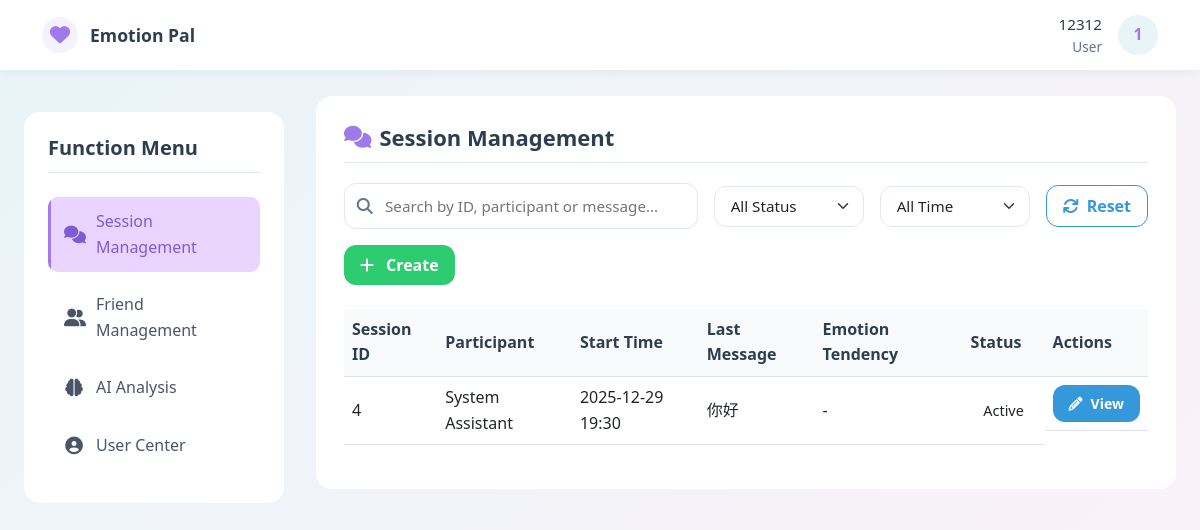
/session_management (signed in), run on an earlier commit of the app's database.
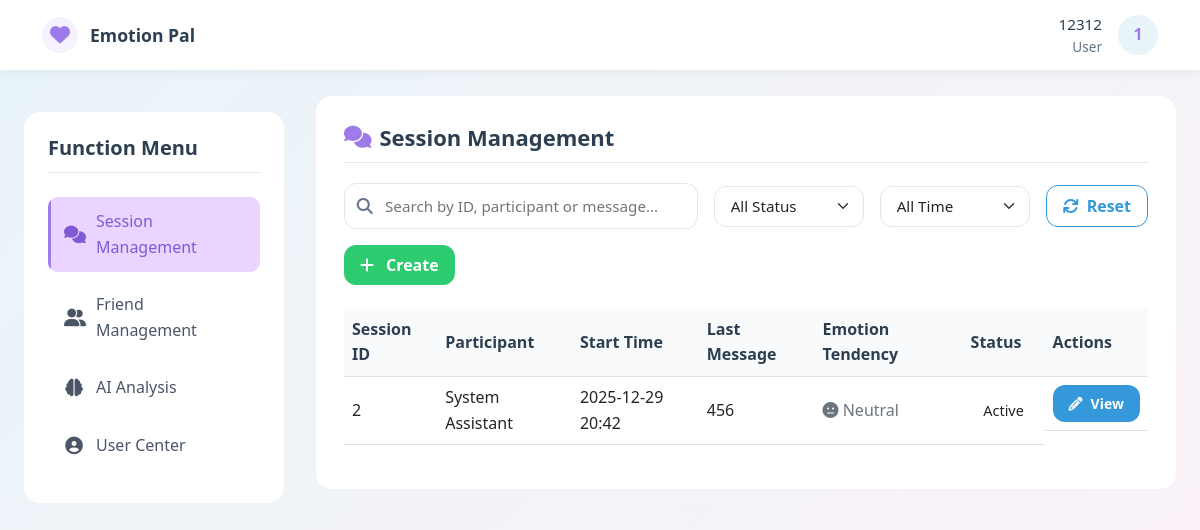
And on a later commit of the database.
### models.py (models this page shows, shortened)
class ChatSession(db.Model):
    __tablename__ = 'chat_sessions'
    id = db.Column(db.Integer, primary_key=True, autoincrement=True)
    user_id = db.Column(db.Integer, db.ForeignKey('users.id'), nullable=False, comment='发起会话的用户ID')
    agent_id = db.Column(db.Integer, db.ForeignKey('users.id'), nullable=True, comment='处理会话的客服ID')
    service_id = db.Column(db.Integer, db.ForeignKey('services.id'), nullable=True, comment='关联服务ID')
    appointment_id = db.Column(db.Integer, db.ForeignKey('appointments.id'), nullable=True, comment='关联预约ID')
    start_time = db.Column(db.DateTime, default=lambda: datetime.now(UTC), comment='会话开始时间')
    end_time = db.Column(db.DateTime, nullable=True, comment='会话结束时间')
    status = db.Column(db.String(20), default='active', comment='状态：active/closed/timeout')
    last_message_time = db.Column(db.DateTime, nullable=True, comment='最后消息时间')
    initiator = db.relationship('User', foreign_keys=[user_id], back_populates='initiated_chat_sessions')
    handler = db.relationship('User', foreign_keys=[agent_id], back_populates='handled_chat_sessions')
    service = db.relationship('Service', back_populates='chat_sessions', lazy=True)
    appointment = db.relationship('Appointment', back_populates='chat_session', lazy=True)
    messages = db.relationship('Message', backref='chat_session', lazy=True, cascade='all, delete-orphan')
    def __repr__(self) -> str:
        return f"<ChatSession(id={self.id}, user_id={self.user_id}, status='{self.status}')>"

class Message(db.Model):
    __tablename__ = 'messages'  # 复数表名
    id = db.Column(db.Integer, primary_key=True, autoincrement=True)
    session_id = db.Column(db.Integer, db.ForeignKey('chat_sessions.id'), nullable=False, comment='会话ID')
    sender_id = db.Column(db.Integer, db.ForeignKey('users.id'), nullable=False, comment='发送者ID')
    receiver_id = db.Column(db.Integer, db.ForeignKey('users.id'), nullable=True, comment='接收者ID')
    text = db.Column(db.Text, nullable=False, comment='消息内容')
    timestamp = db.Column(db.DateTime, default=lambda: datetime.now(UTC), comment='发送时间')
    sentiment = db.Column(db.Float, nullable=True, comment='情感分析得分（-1~1）')
    message_type = db.Column(db.String(10), default='text', comment='消息类型：text/image/file')
    is_read = db.Column(db.Boolean, default=False, comment='是否已读')
    file_url = db.Column(db.String(255), nullable=True, comment='文件/图片URL（非文本消息）')
    sender = db.relationship('User', foreign_keys=[sender_id], backref='sent_messages', lazy=True)
    receiver = db.relationship('User', foreign_keys=[receiver_id], backref='received_messages', lazy=True)

### routes.py (the view, shortened to what this page needs)
    @app.route('/session_management')
    def session_management():
        if 'user_id' not in session:
            return redirect(url_for('login'))
        role = session['role']
        user_id = session['user_id']
        if role == 'user':
            my_sessions = ChatSession.query.filter(
                db.or_(db.and_(ChatSession.user_id == user_id), db.and_(ChatSession.agent_id == user_id))).all()
            pending_sessions = []
            agents = []
        for sess in my_sessions + pending_sessions:
            last_msg = Message.query.filter_by(session_id=sess.id).order_by(Message.timestamp.desc()).first()
            sess.last_message = last_msg
            first_msg = Message.query.filter_by(session_id=sess.id).order_by(Message.timestamp).first()
            sess.first_message = first_msg
            all_msgs = Message.query.filter_by(session_id=sess.id).all()
            if all_msgs:
                sentiment_sum = sum(msg.sentiment for msg in all_msgs)
                sess.average_sentiment = sentiment_sum / len(all_msgs)
            else:
                sess.average_sentiment = 0
        friend_relations = FriendRelation.query.filter(
            db.or_(
                FriendRelation.user_id == user_id,
                FriendRelation.friend_id == user_id,
                FriendRelation.status == 'accepted'
            )
        ).all()
        relation_dicts = []
        for rel in friend_relations:
            rel_dict = {
                'id': rel.id,
                'user_id': rel.user_id,
                'friend_id': rel.friend_id,
                'status': rel.status,
                'user_name': rel.user.username,
                'friend_name': rel.friend.username
            }
            rel_dict['friend_id_target'] = rel.friend_id if rel.user_id == user_id else rel.user_id
            relation_dicts.append(rel_dict)
        print(pending_sessions)
        print(my_sessions)
        print(agents)
        print(relation_dicts)
        print(friend_relations)
        return render_template(
            'session_management.html',
            my_sessions=my_sessions,
            pending_sessions=pending_sessions,
            agents=agents,
            friends=friend_relations,  # 将关系列表转换为JSON字符串relation_dicts
        )

### models.py (called while the page is built)
    def __repr__(self):
        return f"<FriendRelation(id={self.id}, user_id={self.user_id}, friend_id={self.friend_id}, status='{self.status}')>"

### templates/session_management.html (shortened to what the changed rows need)
<!DOCTYPE html>
<html lang="en">
<head>
    <link href="https://cdn.jsdelivr.net/npm/bootstrap@5.3.0/dist/css/bootstrap.min.css" rel="stylesheet">
    <link rel="stylesheet" href="https://cdnjs.cloudflare.com/ajax/libs/font-awesome/6.4.0/css/all.min.css">
</head>
<body>
<div class="main-container">
    <div class="content-area">
        <div class="section-card">
            <h2><i class="fa fa-comments" aria-hidden="true"></i> Session Management</h2>
            <div id="sessionListContainer">
                <div class="table-responsive" id="sessionTableContainer">
                    <table class="table table-hover" id="sessionTable">
                        <thead>
                        <tr>
                            <th>Session ID</th>
                            <th>Participant</th>
                            <th>Start Time</th>
                            <th>Last Message</th>
                            <th>Emotion Tendency</th>
                            <th>Status</th>
                            <th>Actions</th>
                        </tr>
                        </thead>
                        <tbody id="sessionTableBody">
                        {% for sess in my_sessions %}
                        <tr data-session-id="{{ sess.id }}"
                            data-status="{{ 'active' if not sess.end_time else 'ended' }}"
                            data-agent="{{ sess.agent.id if sess.agent else '' }}"
                            data-time="{{ sess.start_time.strftime('%Y-%m-%d') }}">
                            <td>{{ sess.id }}</td>
                            <td>
                                {% if session.role == 'user' %}
                                {{ sess.agent.username if sess.agent else 'System Assistant' }}
                                {% else %}
                                {{ sess.user.username }}
                                {% endif %}
                            </td>
                            <td>{{ sess.start_time.strftime('%Y-%m-%d %H:%M') }}</td>
                            <td>
                                {{ sess.last_message.text|truncate(20) if sess.last_message else 'No messages' }}
                            </td>
                            <td>
                                {% if sess.average_sentiment %}
                                {% if sess.average_sentiment > 0.5 %}
                                <span class="text-success"><i class="fa fa-smile" aria-hidden="true"></i> Positive</span>
                                {% elif sess.average_sentiment < -0.5 %}
                                <span class="text-danger"><i class="fa fa-frown" aria-hidden="true"></i> Negative</span>
                                {% else %}
                                <span class="text-secondary"><i class="fa fa-meh" aria-hidden="true"></i> Neutral</span>
                                {% endif %}
                                {% else %}
                                -
                                {% endif %}
                            </td>
                            <td>
                                <span class="status-badge {{ 'status-active' if not sess.end_time else 'status-ended' }}">
                                    {{ 'Active' if not sess.end_time else 'Ended' }}
                                </span>
                            </td>
                            <td class="session-actions">
                                <a href="/chat/{{ sess.id }}" class="btn btn-primary btn-sm"
                                   aria-label="View session {{ sess.id }}" tabindex="0">
                                    <i class="fa fa-pencil" aria-hidden="true"></i> View
                                </a>
                            </td>
                        </tr>
                        {% endfor %}
                        </tbody>
                    </table>
                </div>
            </div>
        </div>
    </div>
</div>
</body>
</html>

What changed in the data, as far as the page shows it:
removed ChatSession: id "4", agent "System Assistant", start_time "2025-12-29 19:30", last_message.text "你好", end_time "Active"
now on this page (row edited): ChatSession: id "2", agent "System Assistant", start_time "2025-12-29 20:42", last_message.text "456", shows "Neutral", end_time "Active"
